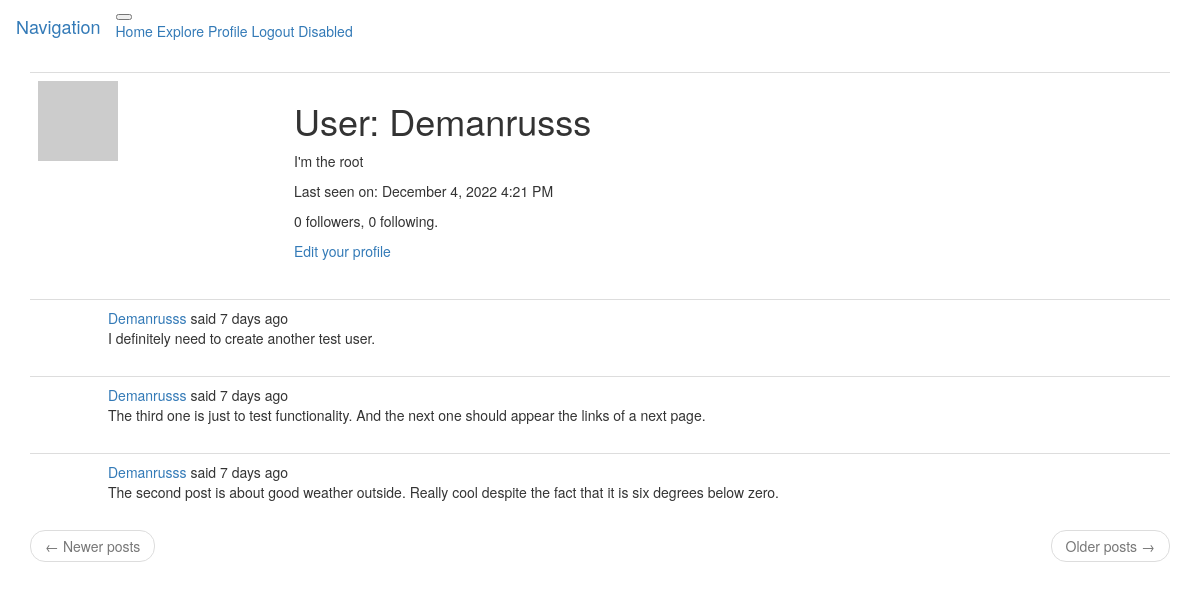
The app's page /user/Demanrusss (signed in), older data.
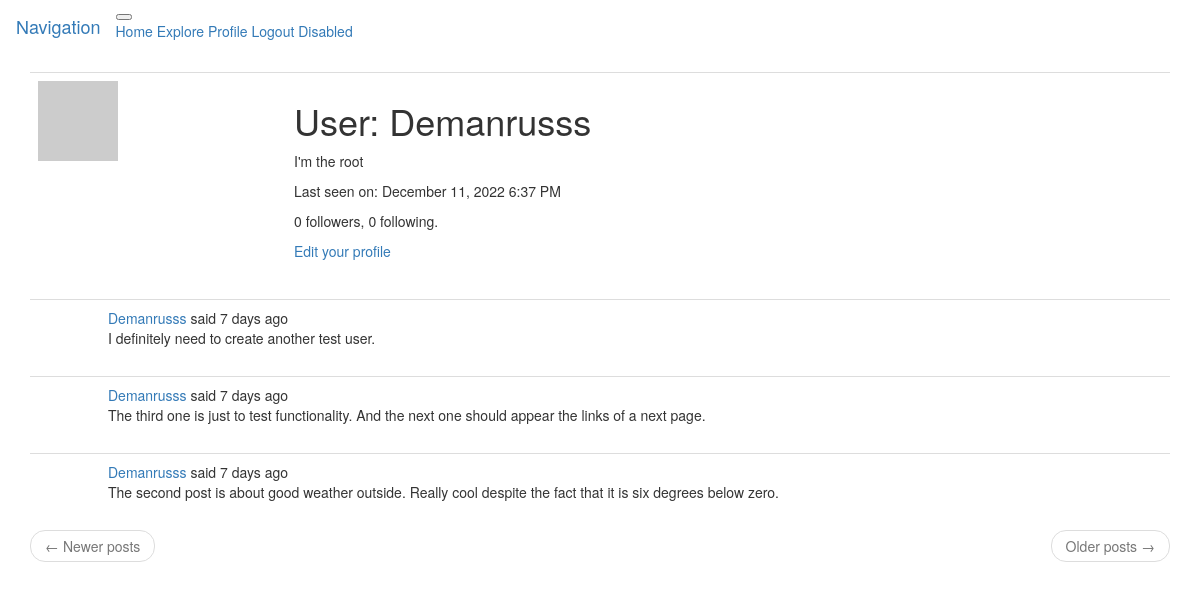
The same page, newer data.
### app/models.py (models this page shows, shortened)
class User(UserMixin, db.Model):
    id = db.Column(db.Integer, primary_key = True)
    username = db.Column(db.String(64), index = True, unique = True)
    email = db.Column(db.String(120), index = True, unique = True)
    password_hash = db.Column(db.String(128))
    posts = db.relationship('Post', backref = 'author', lazy = 'dynamic')
    about_me = db.Column(db.String(140))
    last_seen = db.Column(db.DateTime, default = datetime.utcnow)
    followed = db.relationship('User',
                               secondary = followers,
                               primaryjoin = (followers.c.follower_id == id),
                               secondaryjoin = (followers.c.followed_id == id),
                               backref = db.backref('followers', lazy = 'dynamic'),
                               lazy = 'dynamic')
    def avatar(self, size):
        digest = md5(self.email.lower().encode('utf-8')).hexdigest()
        return 'https://www.gravatar.com/avatar/{}?d=robohash&s={}'.format(digest, size)

class Post(db.Model):
    id = db.Column(db.Integer, primary_key = True)
    body = db.Column(db.String(140))
    timestamp = db.Column(db.DateTime, index = True, default = datetime.utcnow)
    user_id = db.Column(db.Integer, db.ForeignKey('user.id'))
    language = db.Column(db.String(8))

### app/routes.py (the view)
@app.route('/user/<username>')
@login_required
def user(username):
    user = User.query.filter_by(username = username).first_or_404()
    page = request.args.get('page', 1, type = int)
    posts = user.posts.order_by(Post.timestamp.desc())\
        .paginate(page = page, per_page = app.config['POSTS_PER_PAGE'], error_out = False)
    next_page = url_for('user', username = user.username, page = posts.next_num) \
        if posts.has_next else None
    prev_page = url_for('user', username = user.username, page = posts.prev_num) \
        if posts.has_prev else None
    return render_template('user.html', user = user, posts = posts.items,
                           next_page = next_page, prev_page = prev_page)

### app/models.py (called while the page is built)
@login.user_loader
def load_user(id):
    return User.query.get(int(id))

### app/routes.py (called while the page is built)
@app.before_request
def before_request():
    if current_user.is_authenticated:
        current_user.last_seen = datetime.utcnow()
        db.session.commit()
        g.locale = str(get_locale())

### app/templates/user.html
{% extends "_layout.html" %}
{% block app_content %}
    <table class="table table-hover">
        <tr>
            <td width="256px">
                <img src="{{ user.avatar(256) }}">
            </td>
            <td>
                <h1>{{ _('User') }}: {{ user.username }}</h1>
                {% if user.about_me %}
                <p>{{ user.about_me }}</p>
                {% endif %}
                {% if user.last_seen %}
                <p>{{ _('Last seen on') }}: {{ moment(user.last_seen).format('LLL') }}</p>
                {% endif %}
                <p>
                    {{ user.followers.count() }} {{ _('followers') }}, {{ user.followed.count() }} {{ _('following') }}.
                </p>
                {% if user == current_user %}
                <p>
                    <a href="{{ url_for('edit_profile') }}">{{ _('Edit your profile') }}</a>
                </p>
                {% elif not current_user.is_following(user) %}
                <form action="{{ url_for('follow', username = user.username) }}" method="post">
                    {{ form.hidden_tag() }}
                    {{ form.submit(value = _('Follow'), class_ = 'btn btn-default') }}
                </form>
                {% else %}
                <form action="{{ url_for('unfollow', username = user.username) }}" method="post">
                    {{ form.hidden_tag() }}
                    {{ form.submit(value = _('Unfollow'), class_ = 'btn btn-default') }}
                </form>
                {% endif %}
            </td>
        </tr>
    </table>
    {% for post in posts %}
        {% include '_post.html' %}
    {% endfor %}
    <nav aria-label="...">
        <ul class="pager">
            <li class="previous{% if not prev_url %} disabled{% endif %}">
                <a href="{{ prev_url or '#' }}">
                    <span aria-hidden="true">&larr;</span> {{ _('Newer posts') }}
                </a>
            </li>
            <li class="next{% if not next_url %} disabled{% endif %}">
                <a href="{{ next_url or '#' }}">
                    {{ _('Older posts') }} <span aria-hidden="true">&rarr;</span>
                </a>
            </li>
        </ul>
    </nav>
{% endblock %}

### app/templates/_layout.html (shortened to what this page needs)
{% extends "bootstrap/base.html" %}
{% block navbar %}
<nav class="navbar navbar-expand-lg bg-light">
    <div class="container-fluid">
        <a class="navbar-brand" href="#">{{ _('Navigation') }}</a>
        <button class="navbar-toggler" type="button" data-bs-toggle="collapse" data-bs-target="#navbarNavAltMarkup" aria-controls="navbarNavAltMarkup" aria-expanded="false" aria-label="Toggle navigation">
        </button>
        <div class="collapse navbar-collapse" id="navbarNavAltMarkup">
            <div class="navbar-nav">
                <a class="nav-link active" aria-current="page" href="{{ url_for('index') }}">{{ _('Home') }}</a>
                <a class="nav-link" href="{{ url_for('explore') }}">{{ _('Explore') }}</a>
                {% if current_user.is_anonymous %}
                <a class="nav-link" href="{{ url_for('login') }}">{{ _('Login') }}</a>
                {% else %}
                <a class="nav-link" href="{{ url_for('user', username = current_user.username) }}">{{ _('Profile') }}</a>
                <a class="nav-link" href="{{ url_for('logout') }}">{{ _('Logout') }}</a>
                {% endif %}
                <a class="nav-link disabled">{{ _('Disabled') }}</a>
            </div>
        </div>
    </div>
</nav>
{% endblock %}
{% block content %}
    <div class="container">
        {% block app_content %}
        {% endblock %}
    </div>
{% endblock %}

### app/templates/_post.html (shortened to what this page needs)
<table class="table table-hover">
    <tr>
        <td width="70px">
        </td>
        <td>
            {{ _('%(username)s said %(when)s', username = link_of_user, when = moment(post.timestamp).fromNow()) }}
            <br>
            <span id="post{{ post.id }}">
                {{ post.body }}
            </span>
        </td>
    </tr>
</table>

Row changes from the older to the newer data that the page shows:
changed User "Demanrusss": last_seen "December 4, 2022 4:21 PM" → "December 11, 2022 6:37 PM"
